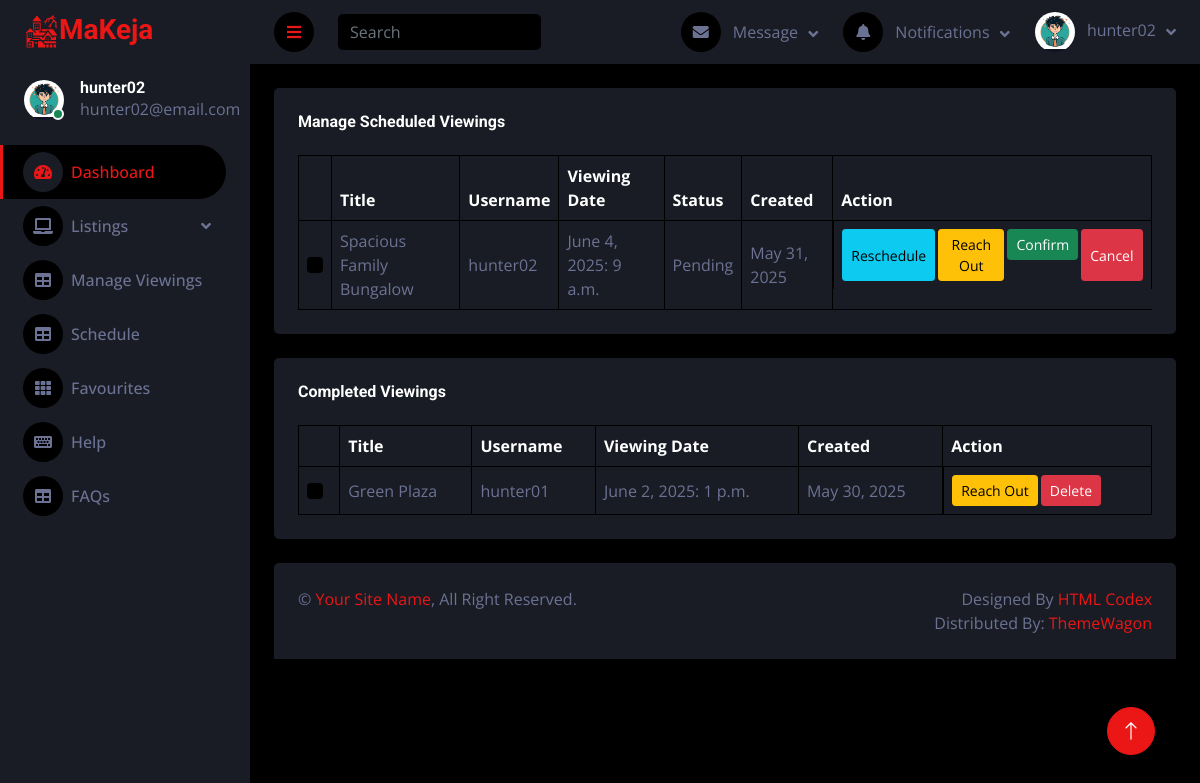
The page /dash/manage_viewings/ (signed in) on the database its author committed.
### main/models.py (models this page shows, shortened)
class Profile(models.Model):
    user = models.OneToOneField("auth.User", on_delete=models.CASCADE, related_name="profile")
    userID = models.CharField(max_length=10, unique=True, null=True)
    full_name = models.CharField(max_length=255, blank=True, null=True)
    cover = models.ImageField(default="cover.jpg")
    status = models.CharField(max_length=100, default="I love MaryJane.")
    avatar = models.ImageField(default="user.jpg")
    phone = models.CharField(max_length=20, null=True, blank=True)
    time_created = models.DateTimeField(auto_now_add=True)
    is_landlord = models.BooleanField(default=False)
    is_banned = models.BooleanField(default=False)
    is_deleted = models.BooleanField(default=False)

### dash/models.py (models this page shows, shortened)
class Viewing(models.Model):
    user = models.ForeignKey("auth.User", on_delete=models.CASCADE)
    listing = models.ForeignKey(Listing, on_delete=models.CASCADE)
    viewing_date = models.DateField()
    viewing_time = models.TimeField()
    status = models.CharField(max_length=50, default="pending") # pending, confirmed
    created_at = models.DateTimeField(auto_now_add=True)
    is_deleted = models.BooleanField(default=False)

class Listing(models.Model):
    user = models.ForeignKey("auth.User", on_delete=models.CASCADE, related_name="listings")
    listingID = models.CharField(max_length=10, unique=True, null=True)
    title = models.CharField(max_length=255, null=True)
    description = models.TextField(null=True)
    location = models.CharField(max_length=255, null=True)
    address = models.ForeignKey("dash.Address", on_delete=models.CASCADE, related_name="addresses")
    category = models.ForeignKey("master.ListingCategory", on_delete=models.SET_NULL, null=True)
    bedrooms = models.PositiveIntegerField(default=0)
    bathrooms = models.PositiveIntegerField(default=1)
    area_sqft = models.PositiveIntegerField(null=True)
    year_built = models.PositiveIntegerField(null=True)
    floor_number = models.PositiveIntegerField(null=True)
    total_floors = models.PositiveIntegerField(null=True)
    available_units = models.PositiveIntegerField(default=1)
    rent = models.PositiveIntegerField(default=0)
    deposit = models.PositiveIntegerField(default=0)
    avatar1 = models.ImageField(default="listing1.jpg")
    avatar2 = models.ImageField(default="listing2.jpg")
    avatar3 = models.ImageField(default="listing3.jpg")
    avatar4 = models.ImageField(default="listing4.jpg")
    avatar5 = models.ImageField(default="listing5.jpg")
    video_url = models.URLField(null=True, blank=True)
    floor_plan = models.FileField(null=True, blank=True)
    tour = models.URLField(null=True, blank=True)
    furnished = models.BooleanField(default=False)
    parking = models.BooleanField(default=False)
    pet_friendly = models.BooleanField(default=False)
    balcony = models.BooleanField(default=False)
    security = models.BooleanField(default=False)
    internet = models.BooleanField(default=False)
    status = models.CharField(max_length=50, default="pending")
    is_deleted = models.BooleanField(default=False)
    time_created = models.DateTimeField(auto_now_add=True)
    last_updated = models.DateTimeField(auto_now=True)

### dash/views.py (the view, shortened to what this page needs)
# urls.py: path("manage_viewings/", views.manage_viewings_view, name="manage_viewings"),
def manage_viewings_view(request):
    viewings = Viewing.objects.filter(listing__user=request.user, is_deleted=False)
    c_viewings = viewings.filter(status="done")
    s_viewings = viewings.exclude(status="done")
    context = {
        "viewings": viewings,
        "scheduled_viewings": s_viewings,
        "completed_viewings": c_viewings,
    }
    return render(request, "dash/manage_viewings.html", context)

### dash/templates/dash/manage_viewings.html (shortened to what this page needs)
{% extends 'dash/main.html' %}
{% load static %}
{% load time_filters %}
{% block main %}
<div class="container-fluid pt-4 px-4">
    <div class="bg-secondary text-center rounded p-4">
        <div class="d-flex align-items-center mb-4">
            <h6 class="mb-0">Manage Scheduled Viewings</h6>
        </div>
        {% if scheduled_viewings %}
        <div class="table-responsive">
            <table class="table text-start align-middle table-bordered table-hover mb-0">
                <thead>
                    <tr class="text-white">
                        <th scope="col"></th>
                        <th scope="col">Title</th>
                        <th scope="col">Username</th>
                        <th scope="col">Viewing Date</th>
                        <th scope="col">Status</th>
                        <th scope="col">Created</th>
                        <th scope="col">Action</th>
                    </tr>
                </thead>
                <tbody>
                    {% for v in scheduled_viewings %}
                    <tr>
                        <td><input class="form-check-input" type="checkbox"></td>
                        <td>{{ v.listing.title|title }}</td>
                        <td>{{ v.user.username }}</td>
                        <td>{{ v.viewing_date }}: {{ v.viewing_time }}</td>
                        <td>{{ v.status|title }}</td>
                        <td>{{ v.created_at|natural_time_format }}</td>
                        <td class="d-flex" style="gap: 3px;">
                            <button class="btn btn-sm btn-info" type="button" data-toggle="modal" data-target="#reschedule{{ v.id }}">Reschedule</button>
                            <form method="post">
                                <button class="btn btn-sm btn-warning" type="submit">Reach Out</button>
                            </form>
                            {% if v.status == 'pending' %}
                            <form method="post">
                                <button class="btn btn-sm btn-success" type="submit">Confirm</button>
                            </form>
                            {% endif %}
                            <button class="btn btn-sm btn-danger" type="button" data-toggle="modal" data-target="#delete{{ v.id }}">Cancel</button>
                        </td>
                    </tr>
                    {% endfor %}
                </tbody>
            </table>
        </div>
        {% endif %}
    </div>
</div>
<div class="container-fluid pt-4 px-4">
    <div class="bg-secondary text-center rounded p-4">
        <div class="d-flex align-items-center mb-4">
            <h6 class="mb-0">Completed Viewings</h6>
        </div>
        {% if completed_viewings %}
        <div class="table-responsive">
            <table class="table text-start align-middle table-bordered table-hover mb-0">
                <thead>
                    <tr class="text-white">
                        <th scope="col"></th>
                        <th scope="col">Title</th>
                        <th scope="col">Username</th>
                        <th scope="col">Viewing Date</th>
                        <th scope="col">Created</th>
                        <th scope="col">Action</th>
                    </tr>
                </thead>
                <tbody>
                    {% for v in completed_viewings %}
                    <tr>
                        <td><input class="form-check-input" type="checkbox"></td>
                        <td>{{ v.listing.title|title }}</td>
                        <td>{{ v.user.username }}</td>
                        <td>{{ v.viewing_date }}: {{ v.viewing_time }}</td>
                        <td>{{ v.created_at|natural_time_format }}</td>
                        <td class="d-flex" style="gap: 3px;">
                            <form method="post">
                                <button class="btn btn-sm btn-warning" type="submit">Reach Out</button>
                            </form>
                            <button class="btn btn-sm btn-danger" type="button" data-toggle="modal" data-target="#delete{{ v.id }}">Delete</button>
                        </td>
                    </tr>
                    {% endfor %}
                </tbody>
            </table>
        </div>
        {% endif %}
    </div>
</div>
{% endblock %}

### dash/templates/dash/main.html (shortened to what this page needs)
{% load static %}
{% load time_filters %}
<!DOCTYPE html>
<html lang="en">
<head>
    <link href="https://cdnjs.cloudflare.com/ajax/libs/font-awesome/5.10.0/css/all.min.css" rel="stylesheet">
    <link href="https://cdn.jsdelivr.net/npm/bootstrap-icons@1.4.1/font/bootstrap-icons.css" rel="stylesheet">
    <link href="{% static 'dash/lib/owlcarousel/assets/owl.carousel.min.css' %}" rel="stylesheet">
    <link href="{% static 'dash/lib/tempusdominus/css/tempusdominus-bootstrap-4.min.css' %}" rel="stylesheet" />
    <link href="{% static 'dash/css/bootstrap.min.css' %}" rel="stylesheet">
    <link href="{% static 'dash/css/style.css' %}" rel="stylesheet">
</head>
<body>
    <div class="container-fluid position-relative d-flex p-0">
        <div class="sidebar pe-4 pb-3">
            <nav class="navbar bg-secondary navbar-dark">
                <a href="/" class="navbar-brand mx-4 mb-3">
                    <h3 class="text-primary">
                        MaKeja
                    </h3>
                </a>
                <div class="d-flex align-items-center ms-4 mb-4">
                    <div class="position-relative">
                        <img class="rounded-circle" src="{{ request.user.profile.avatar.url }}" alt="" style="width: 40px; height: 40px;">
                        <div class="bg-success rounded-circle border border-2 border-white position-absolute end-0 bottom-0 p-1"></div>
                    </div>
                    <div class="ms-3">
                        <h6 class="mb-0">{{ request.user.username }}</h6>
                        <span>{{ request.user.email }}</span>
                    </div>
                </div>
                <div class="navbar-nav w-100">
                    <a href="{% url 'dash' %}" class="nav-item nav-link active"><i class="fa fa-tachometer-alt me-2"></i>Dashboard</a>
                    {% if request.user.profile.is_landlord %}
                    <div class="nav-item dropdown">
                        <a href="#" class="nav-link dropdown-toggle" data-toggle="dropdown"><i class="fa fa-laptop me-2"></i>Listings</a>
                    </div>
                    <a href="{% url 'manage_viewings' %}" class="nav-item nav-link"><i class="fa fa-table me-2"></i>Manage Viewings</a>
                    {% endif %}
                    <a href="{% url 'user_viewings' %}" class="nav-item nav-link"><i class="fa fa-table me-2"></i>Schedule</a>
                    <a href="{% url 'favourites' %}" class="nav-item nav-link"><i class="fa fa-th me-2"></i>Favourites</a>
                    <a href="" class="nav-item nav-link"><i class="fa fa-keyboard me-2"></i>Help</a>
                    <a href="{% url 'faqs' %}" class="nav-item nav-link"><i class="fa fa-table me-2"></i>FAQs</a>
                </div>
            </nav>
        </div>
        <div class="content">
            <nav class="navbar navbar-expand bg-secondary navbar-dark sticky-top px-4 py-0">
                <a href="#" class="sidebar-toggler flex-shrink-0">
                    <i class="fa fa-bars"></i>
                </a>
                <form class="d-none d-md-flex ms-4">
                    <input class="form-control bg-dark border-0" type="search" placeholder="Search">
                </form>
                <div class="navbar-nav align-items-center ms-auto">
                    <div class="nav-item dropdown">
                        <a href="#" class="nav-link dropdown-toggle" data-toggle="dropdown">
                            <i class="fa fa-envelope me-lg-2"></i>
                            <span class="d-none d-lg-inline-flex">Message</span>
                        </a>
                    </div>
                    <div class="nav-item dropdown">
                        <a href="#" class="nav-link dropdown-toggle" data-toggle="dropdown">
                            <i class="fa fa-bell me-lg-2"></i>
                            <span class="d-none d-lg-inline-flex">Notifications</span>
                        </a>
                    </div>
                    <div class="nav-item dropdown">
                        <a href="#" class="nav-link dropdown-toggle" data-toggle="dropdown">
                            <img class="rounded-circle me-lg-2" src="{{ request.user.profile.avatar.url }}" alt="" style="width: 40px; height: 40px;">
                            <span class="d-none d-lg-inline-flex">{{ request.user.username }}</span>
                        </a>
                    </div>
                </div>
            </nav>
            {% block main %}
            {% endblock %}
            <div class="container-fluid pt-4 px-4">
                <div class="bg-secondary rounded-top p-4">
                    <div class="row">
                        <div class="col-12 col-sm-6 text-center text-sm-start">
                            &copy; <a href="#">Your Site Name</a>, All Right Reserved.
                        </div>
                        <div class="col-12 col-sm-6 text-center text-sm-end">
                            Designed By <a href="https://htmlcodex.com">HTML Codex</a>
                            <br>Distributed By: <a href="https://themewagon.com" target="_blank">ThemeWagon</a>
                        </div>
                    </div>
                </div>
            </div>
        </div>
        <a href="#" class="btn btn-lg btn-primary btn-lg-square back-to-top"><i class="bi bi-arrow-up"></i></a>
    </div>
</body>
</html>

### rows shown on the page
Viewing: listing "Spacious Family Bungalow", user.username "hunter02", viewing_date "June 4, 2025", viewing_time "9 a.m.", status "Pending", created_at "May 31, 2025"
Viewing: listing "Green Plaza", user.username "hunter01", viewing_date "June 2, 2025", viewing_time "1 p.m.", created_at "May 30, 2025"

### other values the page prints
{{ request.user.username }} "hunter02"
{{ request.user.email }} "hunter02@email.com"
